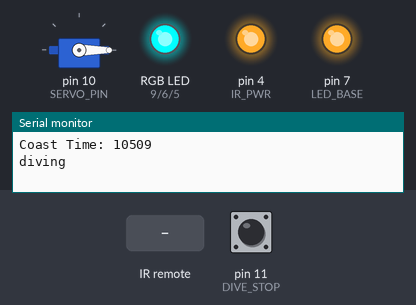
The sketch below on a simulated Arduino Uno, built with avr-gcc and run on an emulated ATmega328P. Shown: servo, an RGB LED mixed from three pins (HIGH = lit), output pins drawn as LEDs (lit = HIGH), the last lines printed to the serial monitor. The inputs (shaded band) are chosen by the test bench; at power-on: pin 11 (DIVE_STOP) HIGH.

Above: at 1.2 s.
1.3 s: infrared code 0xFD807F received
At 2.8 s:
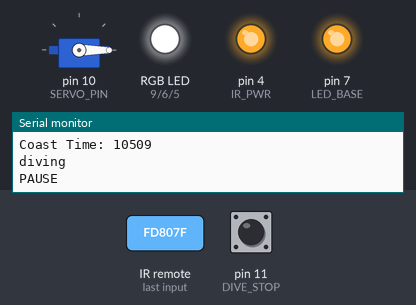
4.3 s: infrared code 0xFD8877 received
At 4.8 s:
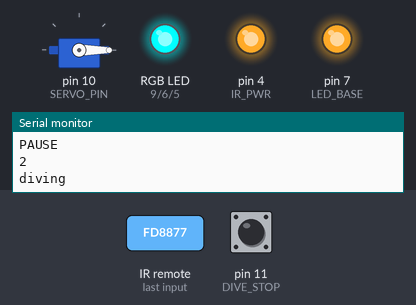
5.8 s: pin 11 (DIVE_STOP) pulled LOW for 0.15 s
At 7.4 s:
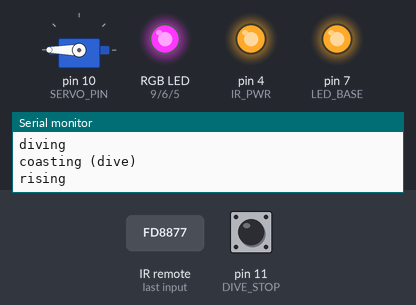
14.9 s: infrared code 0xFDB04F received
At 15.65 s:
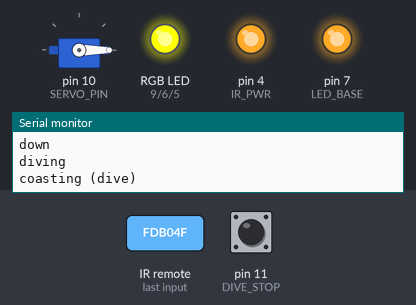
Timing chart, 0 to 18.9 s (numbered marks = the images above; inputs shaded):
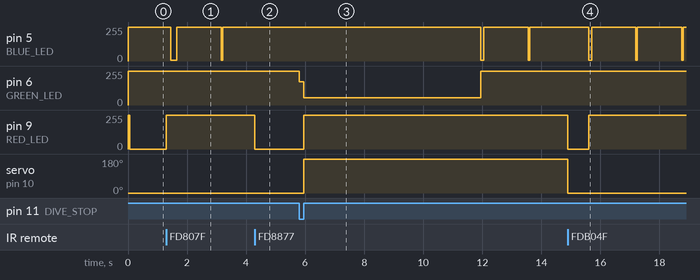

Measured:
- after the input at 1.3 s, pin 5 (BLUE_LED): 255/255 → 5/255 after 0.15 s, → 255/255 0.20 s later; pin 9 (RED_LED): 0/255 → 255/255 at once, → 253/255 0.15 s later, → 255/255 0.20 s later
- after the input at 4.3 s, pin 5 (BLUE_LED): stays 255/255 (without the input it goes to 5/255 after 0.40 s)
- after the input at 5.8 s, pin 5 (BLUE_LED): 255/255 → 5/255 after 6.1 s, → 255/255 0.10 s later; pin 6 (GREEN_LED): 255/255 → 175/255 at once, → 55/255 0.15 s later, → 255/255 6.0 s later; pin 9 (RED_LED): 0/255 → 255/255 after 0.15 s, → 253/255 6.0 s later, → 255/255 0.10 s later; servo on pin 10 (SERVO_PIN): 0° → 180° after 0.15 s
- after the input at 14.9 s, servo on pin 10 (SERVO_PIN): 180° → 0° at once

The sketch:

SeaGlideV1_0.ino
```cpp
/*

Michael Britt-Crane 2016.4.13
update to remote functionality. can now pause at any time (including during coasting)
when paused light flashes purple then extinguishes
switched jog buttons from left & right arrows to up and down arrows

This program will run the stock SeaGlide glider with no advanced add-ons.
learn more at http://SeaGlide.org there you will find all of the source files, a bill of materials, instructions, and lessons.

*/

#include <IRremote.h>                // include the IRremote library: http://github.com/shirriff/Arduino-IRremote
#include <Servo.h>                   // include the stock "Servo" library for use in this sketch
Servo myservo;                       // create a new Servo object called myservo

// Constants
static int minCoast =  1000;         // if the pot is turned all the way to the counter-clockwise the glider will coast for 1 seccond
static int maxCoast = 20000;         // if the pot is turned all the way to the clockwise the glider will coast for 10 secconds
static byte servoDiveCommand = 0;    // this is the angle value that the dive method sends to the servo
static byte servoRiseCommand = 180;  // this is the angle value that the rise method sends to the servo

static int riseDriveTime = 12000;       // This variable determines the distance the plunger travels when pushing water out of the BE
                                        // Make adjustments only with a fully charged battery. The plunger should travel to the end of the syringe
static int pausedBlinkInterval = 1500;  // the pause time between short blinks when the buoyancy engine is paused

// Pins
static byte SERVO_PIN = 10;          // the pin that the "continuous rotation servo" is attached to, this motor drives the buoyancy engine
static byte DIVE_STOP = 11;          // the pin that the dive limit switch (round push button) is attached to

static byte POT_PIN = A3;            // the pin that the wiper of the little orange trim pot is attached to
static byte RECV_PIN = 2;            // IR receiver signal pin
static byte IR_GND = 3;              // IR middle pin, ground
static byte IR_PWR = 4;              // IR power pin

static byte RED_LED = 9;             // these are the three pins that the RED
static byte GREEN_LED = 6;           //                                   GREEN
static byte BLUE_LED = 5;            //                               and BLUE LED cathodes are attached to
static byte LED_BASE = 7;            // this is the pin that the "common anode" of the RGB LED is attached to

// IR definitions
IRrecv irrecv(RECV_PIN);
decode_results results;
#define PAUSE 0xFD807F
#define TWO 0xFD8877
#define UP 0xFDA05F
#define DOWN 0xFDB04F
/* not currently in use - free for you to come up with your own remote commands!
#define ONE 0xFD08F7
#define THREE 0xFD48B7
#define FOUR 0xFD28D7
#define FIVE 0xFDA857
#define SIX 0xFD6897
#define SEVIN 0xFD18E7
#define EIGHT 0xFD9867
#define NINE 0xFD58A7
#define ENTER 0xFD906F
#define VOLUP 0xFD40BF
#define VLOLDOWN 0xFD00FF
#define LEFT 0xFD10EF
#define RIGHT 0xFD50AF
*/

void setup() {                       // begin setup method
  Serial.begin(9600);                // fire up the serial port. This allows us to print values to the serial console
  IRsetup();                         // Start the infrared (IR) receiver
  pinMode(POT_PIN, INPUT);           // initialize the potentiometer, this pot will determine the coast time turn it right to coast longer
  pinMode(SERVO_PIN, OUTPUT);        // initialize the continuous rotation servo, this motor drives the buoyancy engine
  pinMode(DIVE_STOP, INPUT_PULLUP);  // initialize the dive stop switch and turn on the internal pull-up resistor. This limit switch lets the Arduino know when the buoyancy engine reaches the end of its travel in the dive direction
  pinMode(RED_LED, OUTPUT);          // initialize the RED
  pinMode(GREEN_LED, OUTPUT);        //                GREEN
  pinMode(BLUE_LED, OUTPUT);         //            and BLUE pins on the LED
  pinMode(LED_BASE, OUTPUT);         // initialize the common pin of the LED

  // initialize RGB LED
  ledRGB_Write(0, 0, 0);             // set the R, G, & B LEDs to OFF
  digitalWrite(LED_BASE, HIGH);      // set the LED Base pin to HIGH this LED it is a common anode, providing +5V to all 3 LEDs
  readPot(POT_PIN);                 // Read the starting position of the potentiometer to set the coast time
  delay(50);                        // wait for 0.2 sec
}                                    // end setup method

void loop(){                   // begin main loop
  dive(0);                        // DIVE-DIVE-DIVE: Run the "dive" method. This will start turning the servo to take in water & pitch the glider down
  pause(readPot(POT_PIN), 1);     // read the pot and delay based on its position to coast downward
  rise(riseDriveTime);            // Rise: Run the "rise" method. This will start turning the servo to push out water & pitch the glider up
  pause(readPot(POT_PIN)*1.1, 0); // Read the pot and delay based on its position to coast upward
}                                 // end main loop

void dive(int time){                            // Dive: Run the "dive" method. This will start turning the servo to take in water & pitch the glider down
  ledRGB_Write(255, 0, 0);                      // set LED to RED to indicate that the glider is diving
  Serial.println("diving");                     // print status change to the serial port
  myservo.attach(SERVO_PIN);                    // attaches the servo on "SERVO_PIN" to the servo object so that we can command the servo to turn
  myservo.write(servoDiveCommand);              // drive servo clockwise, take in water & pull weight forward (pull counterweight & plunger towards servo, at the bow of the glider)
  if (time == 0){                               // if time is 0, plunger will run until the button is pressed
    while (digitalRead(DIVE_STOP) == HIGH){     // keep checking the DIVE_STOP pin to see if the button is pressed
      if (checkIR(0)){
        myservo.attach(SERVO_PIN);                    // attaches the servo on SERVO_PIN to the servo object
        myservo.write(servoDiveCommand);              // drive servo clockwise, take in water & pull weight forward (pull counterweight & plunger towards servo, at the bow of the glider)
        ledRGB_Write(255, 0, 0);                      // set LED to RED to indicate that the glider is diving
      }
      // wait...                                  // just keep checking: when the button is pressed, continue to the next line
    }
  }
  else{                                         // if time is not 0, just dive for the specified amount of time (don't check for the button press)
    unsigned long currentMillis = millis();
    long previousMillis = currentMillis;
    while (currentMillis - previousMillis < time && digitalRead(DIVE_STOP) ) {
      currentMillis = millis();
    }
  }
  myservo.detach();                             // stop the servo, detaches the servo on SERVO_PIN from the servo object
  Serial.println("coasting (dive)");            // print status change to the serial port
  ledRGB_Write(255, 80, 0);                     // set LED to ORANGE to indicate that the glider is coasting in a dive
}                                               // end of method


void rise(int time){                       // Rise: Run the "rise" method. This will start turning the servo to push out water & pitch the glider up
  ledRGB_Write(0, 200, 0);                      // set LED to GREEN to indicate that the glider is rising
  Serial.println("rising");                     // print status change to the serial port
  myservo.attach(SERVO_PIN);                    // attaches the servo on SERVO_PIN to the servo object
  myservo.write(servoRiseCommand);              // drive servo counter-clockwise, pull weight aft (push counterweight & plunger away from servo)
  unsigned long currentMillis = millis();
  long previousMillis = currentMillis;
  while (currentMillis - previousMillis < time) {
    currentMillis = millis();
    if (checkIR(0)){
      myservo.attach(SERVO_PIN);                // attaches the servo on SERVO_PIN to the servo object
      myservo.write(servoRiseCommand);          // drive servo counter-clockwise, pull weight aft (push counterweight & plunger away from servo)
      ledRGB_Write(0, 200, 0);                  // set LED to GREEN to indicate that the glider is rising
    }
    // wait...                                  // just keep checking until the RiseDriveTime has elapsed
  }
  myservo.detach();                             // stop the servo, detaches the servo on SERVO_PIN from the servo object
  Serial.println("coasting (rise)");            // print status change to the serial port
  ledRGB_Write(0, 0, 255);                      // set LED to BLUE to indicate that the glider is coasting in a rise
}                                               // end of method

void pause(int pauseTime, boolean divingCoast){
  unsigned long currentMillis = millis();
  unsigned long previousMillis = currentMillis;
  unsigned long previousMillis2 = previousMillis;
  while (currentMillis - previousMillis < pauseTime) {
    currentMillis = millis();
    if(divingCoast){
      if (checkIR(1)){
        myservo.attach(SERVO_PIN);                // attaches the servo on SERVO_PIN to the servo object
        myservo.write(servoRiseCommand);          // drive servo counter-clockwise, pull weight aft (push counterweight & plunger away from servo)
        ledRGB_Write(0, 200, 0);                  // set LED to GREEN to indicate that the glider is rising
      }
    }else{
      if (checkIR(0)){
        myservo.attach(SERVO_PIN);                // attaches the servo on SERVO_PIN to the servo object
        myservo.write(servoRiseCommand);          // drive servo counter-clockwise, pull weight aft (push counterweight & plunger away from servo)
        ledRGB_Write(0, 200, 0);                  // set LED to GREEN to indicate that the glider is rising
      }
    }
  }
}

void ledRGB_Write(byte R, byte G, byte B){      // This method takes care of the details of setting a color and intensity of the RGB LED
  analogWrite(RED_LED, 255-R);                  // These are backwards because you write low values to turn these LEDs on
  analogWrite(GREEN_LED, 255-G);                // This method reverses the counterintuitive nature of the LEDs
  analogWrite(BLUE_LED, 255-B);                 // If using common anode rather than common anode LEDs remove the "255-"es
}                                               // end of method

int readPot(int potPin){                        // this method reads a potentiometer to determine the pause time
  int potValue = analogRead(potPin);            // Read the Potentiometer
  int pauseTime = map(potValue, 0, 1023, minCoast, maxCoast); // scale the value to the diveDriveTime range defined by minDriveTime & maxDriveTime
  Serial.print("Coast Time: ");                 // print a label to the serial port
  Serial.println(pauseTime);                    // print the pause time value to the serial port
  return pauseTime;                             // return the pause time, an integer (int) value
}                                               // end of method

void IRsetup(){                                 // this method set up the IR receiver, Grounding the GND pin and powering up the PWR pin
  irrecv.enableIRIn();
  pinMode(IR_GND, OUTPUT);
  pinMode(IR_PWR, OUTPUT);
  digitalWrite(IR_GND, 0);
  digitalWrite(IR_PWR, 1);
}

void flashPurp(int t){                          // this method flashes the LED purple while the buoyancy engine is paused
    ledRGB_Write(2, 0, 250);
    delay(t);
    ledRGB_Write(0, 0, 0);
}

boolean checkIR(boolean coasting){            // Check to see if a button is pressed on the IR remote
  if (checkPause()){                          // If the buoyancy engine is running, only the "PAUSE" button will work
    myservo.detach();                         // Stop the servo if it is running
    ledRGB_Write(0, 0, 0);
    delay(150);
    flashPurp(200);                           // Flash the LED purple while paused
    boolean paused = true;                    //Set the paused flag to true
    unsigned long previousMillis = millis();
    while (paused){
      if (previousMillis+pausedBlinkInterval < millis()){
        flashPurp(50);
        previousMillis = millis();
      }
      if (irrecv.decode(&results)) {          // If the buoyancy engine is paused, look for which IR remote button is being pressed
        if (results.value == PAUSE){
          Serial.println("PLAY");
          delay(100);
          flashPurp(50);
          paused = false;
        }
        if (results.value == UP){         //Up Arrow jogs the buoyancy engine up a small amount
          Serial.println("up");
          rise(700);
          flashPurp(50);
        }
        irrecv.resume();
        if (results.value == DOWN){       //Down Arrow jogs the buoyance engine down a small amount
          Serial.println("down");
          dive(700);
          flashPurp(50);
        }
        irrecv.resume();
        if (results.value == TWO){      //Pushing 2 while paused will make the buoyancy engine go to the center position for balancing the glider
          Serial.println("2");
          dive(0);                    //Dive until pushbutton is pressed
          delay(150);
          rise(riseDriveTime/2);      //Rise 1/2 way up to the middle of the syringe
          flashPurp(50);
        }
        irrecv.resume();
      }
    }

    if (coasting){
      Serial.println("paused during coasting, Diving for safety");
      dive(0);                        // DIVE-DIVE-DIVE: Run the "dive" method. This will start turning the servo to take in water & pitch the glider down
      pause(readPot(POT_PIN), 0);     // read the pot and delay based on its position, coast
    }
    return true;
  }
  else{
    return false;
  }
}

boolean checkPause(){               //check if the IR remote button being pressed is the pause button
  if (irrecv.decode(&results)) {
    if (results.value == PAUSE) {
      Serial.println("PAUSE");
      irrecv.resume();
      return true;
    }
    else{
      irrecv.resume();
      return false;
    }
  }
}

// Below are more IR buttons you can use to set your own commands. Just copy and paste into the checkIR method above
/*
        if (results.value == ONE){
            Serial.println("1");
            //Enter your commands
        }
        if (results.value == TWO){
            Serial.println("2");
            //Enter your commands
        }
        if (results.value == THREE){
            Serial.println("3");
            //Enter your commands
        }
 */
```
